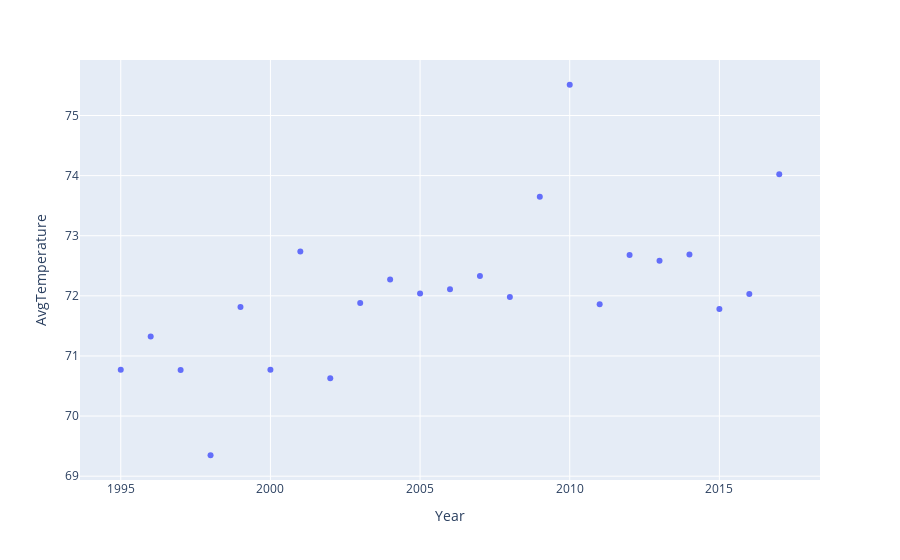

The notebook cell saved with this chart:
### Code cell
px.scatter(data[data.Country =='Egypt'], x='Year', y = 'AvgTemperature')

### Figure 1 — Plotly figure (JSON) as saved in the notebook; plotly's stock layout.template omitted (floating-point values rounded to 4 significant figures)
{"data": [{"hovertemplate": "Year=%{x}<br>AvgTemperature=%{y}<extra></extra>", "legendgroup": "", "marker": {"color": "#636efa", "symbol": "circle"}, "mode": "markers", "name": "", "orientation": "v", "showlegend": false, "type": "scatter", "x": [1995, 1996, 1997, 1998, 1999, 2000, 2001, 2002, 2003, 2004, 2005, 2006, 2007, 2008, 2009, 2010, 2011, 2012, 2013, 2014, 2015, 2016, 2017], "xaxis": "x", "y": [70.77, 71.32, 70.77, 69.35, 71.82, 70.77, 72.74, 70.63, 71.88, 72.27, 72.04, 72.11, 72.33, 71.98, 73.65, 75.51, 71.86, 72.68, 72.59, 72.69, 71.78, 72.03, 74.02], "yaxis": "y"}], "layout": {"legend": {"tracegroupgap": 0}, "margin": {"t": 60}, "xaxis": {"anchor": "y", "domain": [0, 1], "title": {"text": "Year"}}, "yaxis": {"anchor": "x", "domain": [0, 1], "title": {"text": "AvgTemperature"}}}}
